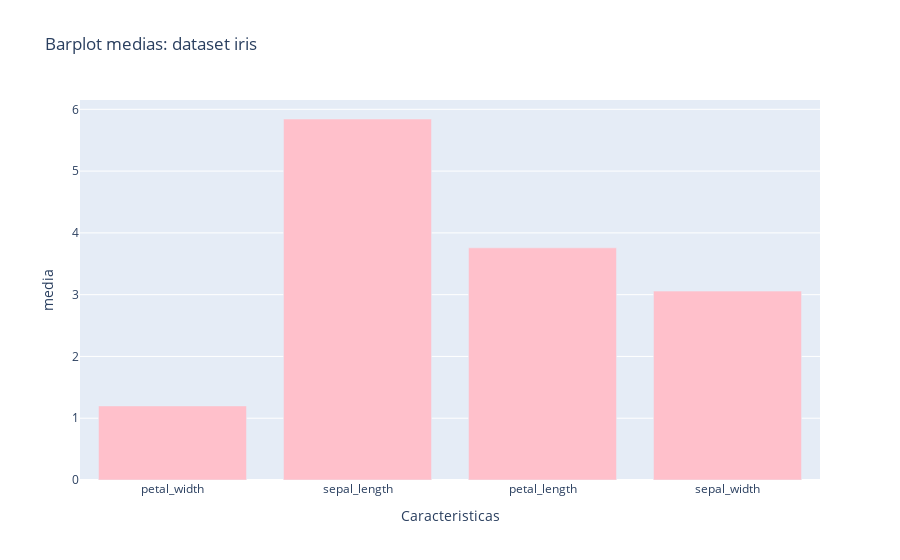

Notebook code cell kept with this figure:
### Code cell
## Celda de código para probar
fig = px.bar(x=iris.mean().index,                       ## Valores en x.
             y=iris.mean(),                             ## Valores en y.
             title='Barplot medias: dataset iris',      ## Título.
             labels={'x':'feature','y':'media'},        ## Etiquetas hover data.
             color_discrete_sequence=['pink'],          ## Color
             )          
fig.update_xaxes(title='Caracteristicas',                 ## Nombre en el eje x.
                 categoryorder='array', 
                 categoryarray= ['petal_width', 'sepal_length', 'petal_length','sepal_width'])
fig.show()

### Figure 1 — Plotly figure (JSON) as saved in the notebook; plotly's stock layout.template omitted (floating-point values rounded to 4 significant figures)
{"data": [{"alignmentgroup": "True", "hovertemplate": "feature=%{x}<br>media=%{y}<extra></extra>", "legendgroup": "", "marker": {"color": "pink", "pattern": {"shape": ""}}, "name": "", "offsetgroup": "", "orientation": "v", "showlegend": false, "textposition": "auto", "type": "bar", "x": ["sepal_length", "sepal_width", "petal_length", "petal_width"], "xaxis": "x", "y": [5.843, 3.057, 3.758, 1.199], "yaxis": "y"}], "layout": {"barmode": "relative", "legend": {"tracegroupgap": 0}, "title": {"text": "Barplot medias: dataset iris"}, "xaxis": {"anchor": "y", "categoryarray": ["petal_width", "sepal_length", "petal_length", "sepal_width"], "categoryorder": "array", "domain": [0, 1], "title": {"text": "Caracteristicas"}}, "yaxis": {"anchor": "x", "domain": [0, 1], "title": {"text": "media"}}}}
